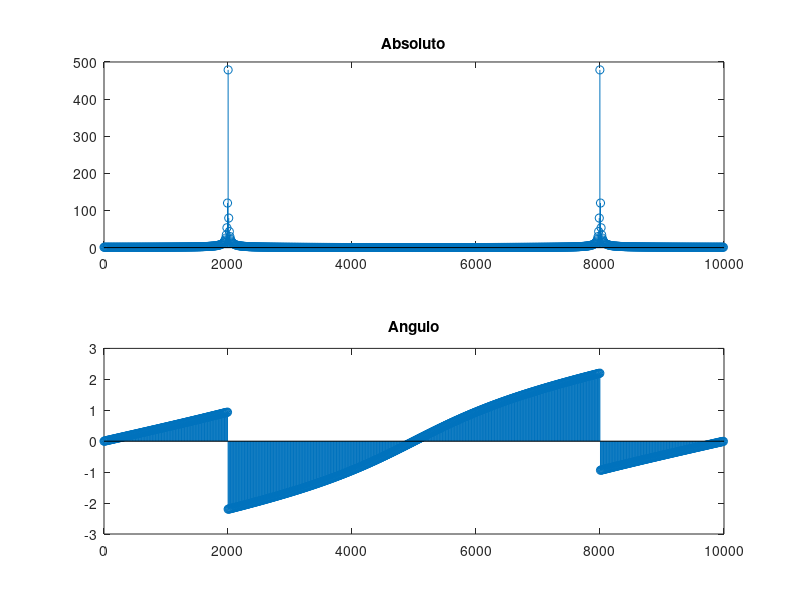
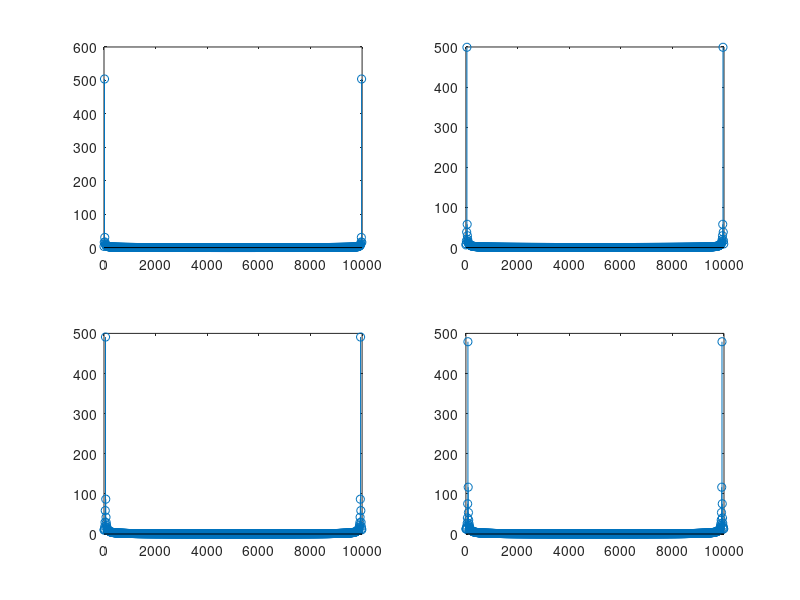

MATLAB code for these plots, in order:

fs = 100;
N = 1024;
n=0:N-1;
fo= 20;

%{ Senoide
senoide= sin(2*pi*(fo/fs)*n);

% Calcula la fft
Yfft = fft(senoide);
%}
% Triangular
triangular=tripuls(N);

fs = 10000;
t = -1:1/fs:1;
w = .4;
x = tripuls(t,w);

%Cuadrada

figure(1);


Hz = fs*(n/N);
subplot(2,1,1),stem(Hz,abs(Yfft)),title('Absoluto'); 
subplot(2,1,2),stem(Hz,angle(Yfft)),title('Angulo');


% senoides

figure(2);

for i=1:4
    Y= sin(2*pi*(fo*i/fs)*n);
    Yfft = fft(Y);
    Hz = fs*(n/N);
    subplot(2,2,i),stem(Hz,abs(Yfft));
end

